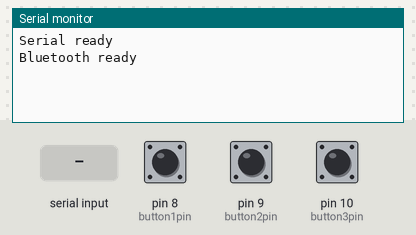
The sketch below on a simulated Arduino Uno, built with avr-gcc and run on an emulated ATmega328P. On the bench: the last lines printed to the serial monitor. The inputs (shaded band) are chosen by the test bench; at power-on: pin 8 (button1pin) HIGH, pin 9 (button2pin) HIGH, pin 10 (button3pin) HIGH.

Above: at 1.2 s.
1.3 s: pin 8 (button1pin) pulled LOW for 0.15 s
At 1.9 s:
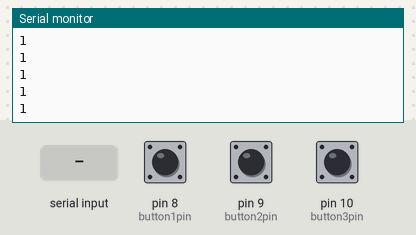
2.9 s: pin 9 (button2pin) pulled LOW for 0.15 s
At 4.0 s:
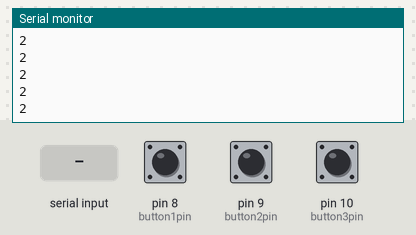
4.5 s: pin 10 (button3pin) pulled LOW for 0.15 s
At 5.3 s:
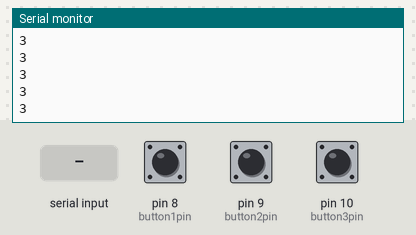
6.1 s: "0" received over the second serial link
At 7.3 s:
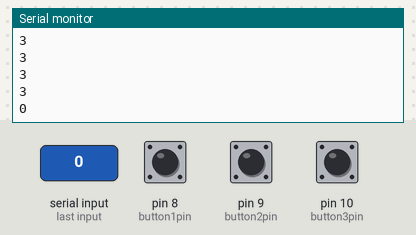
Timing chart, 0 to 8.6 s (numbered marks = the images above; inputs shaded):
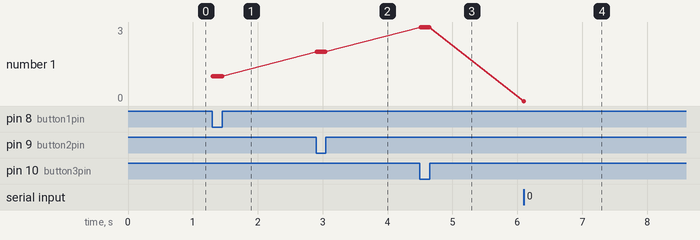

Measured:
- after the input at 1.3 s, the serial monitor: prints a new line at once (image 1)
- after the input at 2.9 s, the serial monitor: prints a new line at once (image 2)
- after the input at 4.5 s, the serial monitor: prints a new line at once (image 3)
- after the input at 6.1 s, the serial monitor: prints a new line at once (image 4)
- plotted number 1: 1 → 2 after the input at 2.9 s, 2 → 3 after the input at 4.5 s, 3 → 0 after the input at 6.1 s

The sketch:

bluetooth_code.ino
```cpp
//Include the module so we don't
//have to use the default Serial
//so the Arduino can be plugged in
//to a computer and still use bluetooth
#include <SoftwareSerial.h>

//Define the pins used for receiving
//and transmitting information via Bluetooth
const int rxpin = 2;
const int txpin = 3;

//Variable to store input value
//initialized with arbitrary value
char k = 'A';

//Connect the Bluetooth module
SoftwareSerial bluetooth(rxpin, txpin);

const int button1pin = 8;
const int button2pin = 9;
const int button3pin = 10;

void setup()
{
  //Set the lightbulb pin to put power out
  pinMode(button1pin, INPUT_PULLUP);
  pinMode(button2pin, INPUT_PULLUP);
  pinMode(button3pin, INPUT_PULLUP);

  //Initialize Serial for debugging purposes
  Serial.begin(9600);
  Serial.println("Serial ready");

  //Initialize the bluetooth
  bluetooth.begin(9600);
  bluetooth.println("Bluetooth ready");
  Serial.println("Bluetooth ready");
}

void loop()
{
  //Check for new data
  if (bluetooth.available()){
    Serial.write(bluetooth.read());
  }

  if (Serial.available()){
    bluetooth.write(Serial.read());
  }


  // Read buttons and send if someone is pressed
  int button1state = digitalRead(button1pin);
  if (button1state == LOW) {
    Serial.println("1");
    bluetooth.println("1");
  } else {
    //digitalWrite(13, HIGH);
  }

  int button2state = digitalRead(button2pin);
  if (button2state == LOW) {
    Serial.println("2");
    bluetooth.println("2");
  } else {
    //digitalWrite(13, HIGH);
  }

  int button3state = digitalRead(button3pin);
  if (button3state == LOW) {
    Serial.println("3");
    bluetooth.println("3");
  } else {
    //digitalWrite(13, HIGH);
  }

  /*
  //Turn on the light if transmitted data is H
  if( k == 'H' ){
    digitalWrite(7, HIGH);
  }
  //Turn off the light if transmitted data is L
  else if( k == 'L') {
    digitalWrite(7, LOW);
  }
  // */

  //Wait ten milliseconds to decrease unnecessary hardware strain
   delay(10);
}
```
